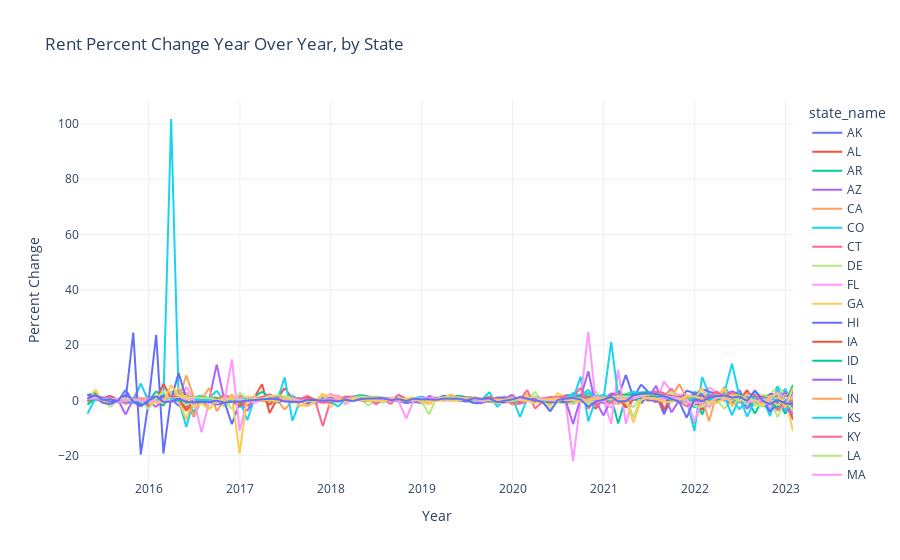

Notebook source saved alongside this figure:
### Code cell
px.line(state_rental.pct_change(axis='rows')*100, title='Rent Percent Change Year Over Year, by State', template='plotly_white', labels={'index': 'Year', 'value':'Percent Change'})
